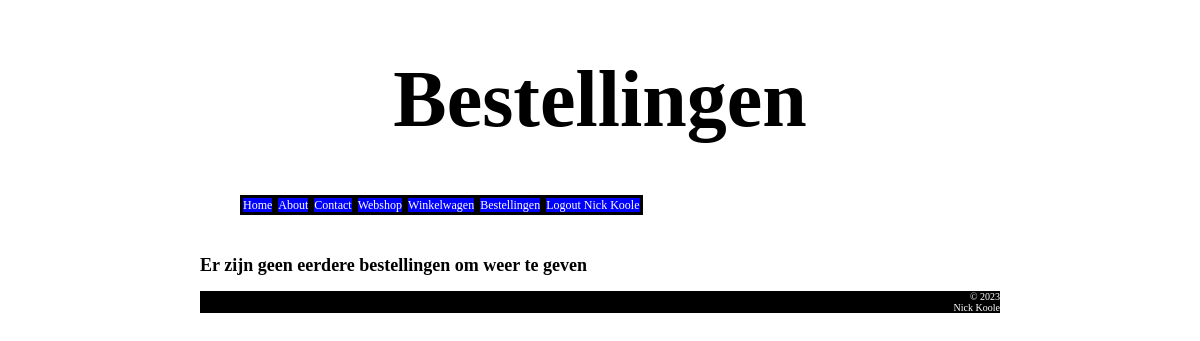
Page /index.php?page=orders&orderId=89 (signed in) on the earlier database version.
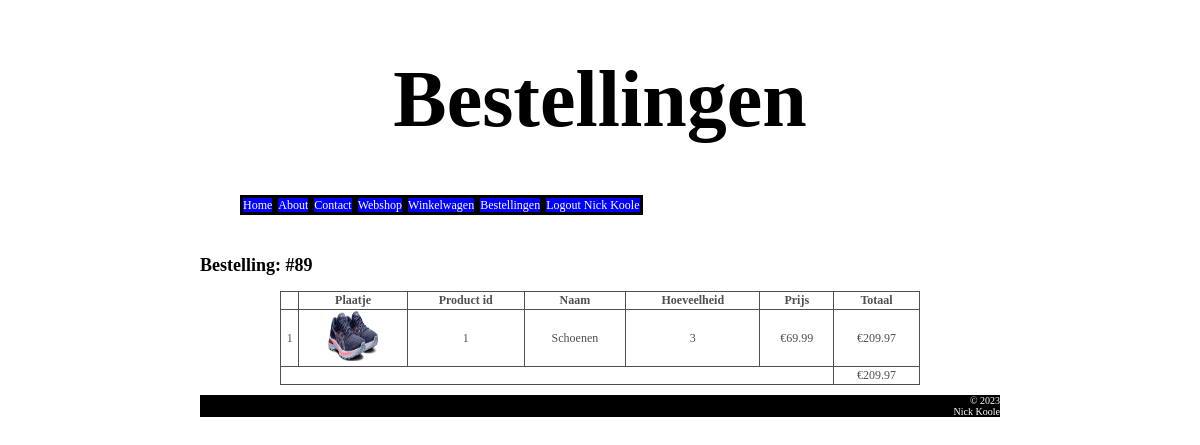
Same page on the later database version.
### tables this page shows
CREATE TABLE `order_row` (
  `row_id` int(20) NOT NULL,
  `order_id` int(10) NOT NULL,
  `product_id` int(10) NOT NULL,
  `amount` int(6) NOT NULL
);

### model_factory.php (called while the page is built, shortened)
<?php
class ModelFactory {
    private CrudFactory $crudFactory;
    private $lastModel;
    public function __construct($crudFactory) {
        $this->crudFactory = $crudFactory;
    }
    public function createModel($name) {
        switch ($name) {
            case "page":
                $this->lastModel = new PageModel($this->lastModel);
                break;
            case "shop":
                $modelCrud = $this->crudFactory->createCrud($name);
                $this->lastModel = new ShopModel($this->lastModel, $modelCrud);
                break;
       }
       return $this->lastModel;
    }
}
?>

### crud_factory.php (called while the page is built, shortened)
<?php
require_once "shop_crud.php";
class CrudFactory {
    private Crud $crud;
    public function __construct($crud) {
        $this->crud = $crud;
    }
    public function createCrud($name) {
        switch ($name){
            case "shop":
                return new ShopCrud($this->crud);
                break;
        }
    }
}
?>

### models/page_model.php (called while the page is built, shortened)
<?php
class PageModel {
    public function __construct($copy) {
        if (empty($copy)) {
            $this->sessionManager = new SessionManager();
        } else {
            $this->page = $copy->page;
        }
    }
    public function getRequestedPage() {
        require_once "./util.php";
        $this->isPost = ($_SERVER['REQUEST_METHOD'] == 'POST');
    }
    public function setPage($page) {
        $this->page = $page;
    }
}
?>

### index.php (called while the page is built, shortened)
<?php
    require_once "./controllers/page_controller.php";
    require_once "crud.php";
    require_once "crud_factory.php";
    require_once "model_factory.php";
    $crud = new Crud();
    $crudFactory = new CrudFactory($crud);
    $modelFactory = new ModelFactory($crudFactory);
    $controller = new PageController($modelFactory);
    $controller->handleRequest();
?>

### views/product_doc.php (called while the page is built, shortened)
<?php
abstract class ProductDoc extends FormsDoc {
    protected function showHeadContent() {
        parent::showHeadContent();
    }
}
?>

### models/shop_model.php (called while the page is built, shortened)
<?php
require_once "./util.php";
class ShopModel extends Validate {
    public $product, $total, $action, $productId, $quantity, $orderId;
    private ShopCrud $shopCrud;
    public function __construct($pageModel, $shopCrud) {
        $this->shopCrud = $shopCrud;
    }
    public function getOrderAndSum() {
        try {
            $this->order = $this->shopCrud->readOrderAndSum($this->orderId);
        }
        catch(Exception $e) {
            $this->genericError = "Helaas zijn uw orders op dit moment niet beschikbaar. Probeer het later opnieuw.";
            logError($e->getMessage());
        }
    }
    public function getRowsByOrderId() {
        $this->orderId = $this->testInput(Util::getUrlVar('orderId'));
        try {
            $this->rows = $this->shopCrud->readRowsByOrderId($this->orderId);
        }
        catch(Exception $e) {
            $this->genericError = "Helaas zijn uw orders op dit moment niet beschikbaar. Probeer het later opnieuw.";
            logError($e->getMessage());
        }
    }
}
?>

### util.php (called while the page is built, shortened)
<?php
class Util {
	public static function getUrlVar($key, $default='') {
		return isset($_GET[$key]) ? $_GET[$key] : $default;
	}
}
?>

### validate.php (called while the page is built, shortened)
<?php
class Validate extends PageModel{
    protected function testInput($input) {
        $input = trim($input);
        $input = stripslashes($input);
        $input = htmlspecialchars($input);
        return $input;
    }
}
?>

### shop_crud.php (called while the page is built, shortened)
<?php
class ShopCrud {
    private Crud $crud;
    public function __construct($crud) {
        $this->crud = $crud;
    }
    public function readOrderAndSum($orderId) {
        $sql = "SELECT order_row.order_id, SUM(order_row.amount * products.price) AS total
        FROM order_row
        INNER JOIN products
            ON order_row.product_id = products.product_id
        INNER JOIN orders
            ON order_row.order_id = orders.order_id
        WHERE orders.user_id = :userId AND order_row.order_id = :orderId
        GROUP BY order_row.order_id";
        $values = array("userId" => $_SESSION['userId'], "orderId" => $orderId);
        return $this->crud->readOneRow($sql, $values);
    }
    public function readRowsByOrderId($orderId) {
        $sql = "SELECT order_row.order_id, order_row.row_id, order_row.product_id,
            order_row.amount, products.name, products.price, products.product_picture_location,
            price * amount AS total
            FROM order_row
            INNER JOIN products
                ON order_row.product_id = products.product_id
            INNER JOIN orders
                ON order_row.order_id = orders.order_id
            WHERE (orders.user_id = :userId AND order_row.order_id = :orderId)
            ORDER BY row_id";
        $values = array("userId" => $_SESSION['userId'], "orderId" => $orderId);
        return $this->crud->readMultipleRows($sql, $values);
    }
}

### crud.php (called while the page is built, shortened)
<?php
    class Crud {
        private $username = "WebShopUser";
        private $password = "Testtest!";
        private $connectionString = "mysql:host=localhost;dbname=nicks_webshop";
        private PDO $pdo;
        public function __construct() {
            $this->pdo = new PDO($this->connectionString, $this->username, $this->password);
        }
        private function bind($stmt, $values) {
            foreach($values as $key => $value) {
                $stmt->bindValue($key, $value);
            }
            return $stmt;
        }
        public function readOneRow($sql, $values) {
            try {
                $stmt = $this->pdo->prepare($sql);
                $stmt = $this->bind($stmt, $values);
                $stmt->setFetchMode(PDO::FETCH_OBJ);
                $stmt->execute();
                $result = $stmt->fetch();
                return $result;
            } catch (PDOException $e) {
                echo 'Error' . $e->getMessage();
            }
        }
        public function readMultipleRows($sql, $values = [], $multipleSearches = False) {
            try {
                $stmt = $this->pdo->prepare($sql);
                if (!empty($values) && $multipleSearches) {
                    $stmt->setFetchMode(PDO::FETCH_OBJ);
                    $i = 0;
                    foreach($values as $key => $value){
                        $stmt = $this->bind($stmt, $value);
                        $stmt->execute();
                        $row = $stmt->fetch();
                        $result[$i] = $row;
                        $i++;
                    }
                    return $result;
                } else if (!empty($values) && !$multipleSearches) {
                    $stmt = $this->bind($stmt, $values);
                }
                $stmt->setFetchMode(PDO::FETCH_OBJ);
                $stmt->execute();
                $i = 0;
                while ($row = $stmt->fetch()) {
                    $result[$i] = $row;
                    $i++;
                }
                return $result;
            } catch (PDOException $e) {
                echo 'Error' . $e->getMessage();
            }
        }
}
?>

### views/tables_doc.php (the view, shortened to what this page needs)
<?php
require_once "product_doc.php";
abstract Class TablesDoc extends ProductDoc {
    protected function dataCell($value = "", $page = "", $id = "", $urlIdSpecification = "", $colspan = 1) {
        echo '<td colspan="' . $colspan . '">';
        echo $value;
        echo '</td>';
    }
    protected function headerCell($value) {
        echo '<th>' . $value . '</th>';
    }
    protected function rowStart() {
        echo '<tr>';
    }
    protected function rowEnd() {
        echo '</tr>';
    }
    protected function tableStart() {
        echo '<table class="center">';
    }
    protected function tableEnd() {
        echo '</table>';
    }
}

### controllers/page_controller.php (shortened to what this page needs)
<?php
require_once "./models/page_model.php";
require_once "./models/shop_model.php";
class PageController {
    private $model;
    private ModelFactory $modelFactory;
    public function __construct($modelFactory) {
        $this->modelFactory = $modelFactory;
        $this->model = $this->modelFactory->createModel("page");
    }
    public function handleRequest() {
        $this->processRequest();
        if ($this->model->page != "ajax") {
            $this->showResponse();
        }
    }
    private function getRequest() {
        $this->model->getRequestedPage();
    }
    private function processRequest() {
        switch($this->model->page) {
            case "orders":
                $this->model = $this->modelFactory->createModel("shop");
                if (is_numeric(Util::getUrlVar('orderId'))){
                    $this->model->getRowsByOrderId();
                    $this->model->getOrderAndSum();
                } else {
                    $this->model->getOrdersAndSum();
                }
                break;
        }
    }
    private function showResponse() {
        $this->model->createMenu();
        switch($this->model->page) {
            case "orders":
                require_once "./views/orders_doc.php";
                $view = new OrdersDoc($this->model);
                break;
        }
        $view->show();
    }
}
?>

### views/html_doc.php (shortened to what this page needs)
<?php
class HtmlDoc {
    private function showHtmlStart() {
        echo '<!DOCTYPE html>';
        echo '<html>';
    }
    private function showHeadStart() {
        echo '<head>';
    }
    private function showHeadEnd() {
        echo '</head>';
    }
    private function showBodyStart() {
        echo '<body class="pagetext">';
    }
    private function showBodyEnd() {
        echo '</body>';
    }
    private function showHtmlEnd() {
        echo '</html>';
    }
    public function show() {
        $this->showHtmlStart();
        $this->showHeadStart();
        $this->showHeadContent();
        $this->showHeadEnd();
        $this->showBodyStart();
        $this->showBodyContent();
        $this->showBodyEnd();
        $this->showHtmlEnd();
    }
}
?>

### views/basic_doc.php (shortened to what this page needs)
<?php
require_once "html_doc.php";
class BasicDoc extends HtmlDoc {
    protected $model;
    function __construct($model) {
        $this->model = $model;
    }
    protected function showHeadContent() {
        $this->showCssLinks();
    }
    private function showCssLinks() {
        echo '<link rel="stylesheet" href="./CSS/stylesheet.css">';
    }
    protected function showBodyContent() {
        $this->showHeader();
        $this->showMenu();
        $this->showContent();
        $this->showFooter();
    }
    private function showMenu() {
        echo '<ul class="nav">';
        foreach($this->model->menu as $page => $label) {
            echo '<li><a href="index.php?page=' . $page . '">' . $label . '</a></li>';
        }
        echo '</ul><br>';
    }
    private function showFooter() {
        echo '<footer><p>&copy 2023<br>Nick Koole</p></footer>';
    }
}
?>

### views/orders_doc.php (shortened to what this page needs)
<?php
require_once "tables_doc.php";
class OrdersDoc extends TablesDoc {
    protected function showHeader() {
        echo '<h1>Bestellingen</h1>';
    }
    protected function showContent() {
        if (!is_numeric($this->model->orderId) && $this->model->orders != null) {
            $this->showOrdersAndTotals();
        } else if (is_numeric($this->model->orderId) && $this->model->order != null) {
            $this->showOrderAndRows();
        } else {
            echo '<h2>Er zijn geen eerdere bestellingen om weer te geven</h2>';
        }
    }
    private function showOrderAndRows() {
        echo '<h2>Bestelling: #' . $this->model->orderId . '</h2>';
        $this->tableStart();
        $this->rowStart();
            $this->headerCell('');
        $this->rowEnd();
        $i = 1;
        foreach($this->model->rows as $value){
                $this->dataCell($i);
            $i++;
        }
        $this->tableEnd();
    }
}
?>

### css/stylesheet.css (style rules this page uses)
h1 { color: black; font-size: 80px; text-align: center; }
h2 { color: black; }
body { max-width: 800px; margin: auto; text-align: left; }
footer { background-color: black; color: white; font-size: 10px; max-width: 800px; margin: auto; text-align: right; }
img { width: 100px; height: 100px; }
table, th, td { border: 1px solid; border-collapse: collapse; text-align: center; }
table { width: 80%; }
table.center { margin-left: auto; margin-right: auto; }
ul { list-style-type:circle; }
.nav { list-style-type: none; }
.nav li { display: inline; }
.nav a { background-color: blue; border-color: black; border-style: solid; color: white; text-decoration: none; }
.pagetext { background-color: white; color: rgb(80,80,80); font-size: 12px; }
.tablePicture { width: 50px; height: 50px; }

Differences in the rows shown:
added order_row: value "1 1 Schoenen 3 €69.99 €209.97"
Other differences:
$this->model->orderId: (not shown) → "89"
$value: (not shown) → "Plaatje Product id Naam Hoeveelheid Prijs Totaal"
$value: (not shown) → "€209.97"
text no longer shown: "Er zijn geen eerdere bestellingen om weer te geven"
text now shown: "Bestelling: #"
